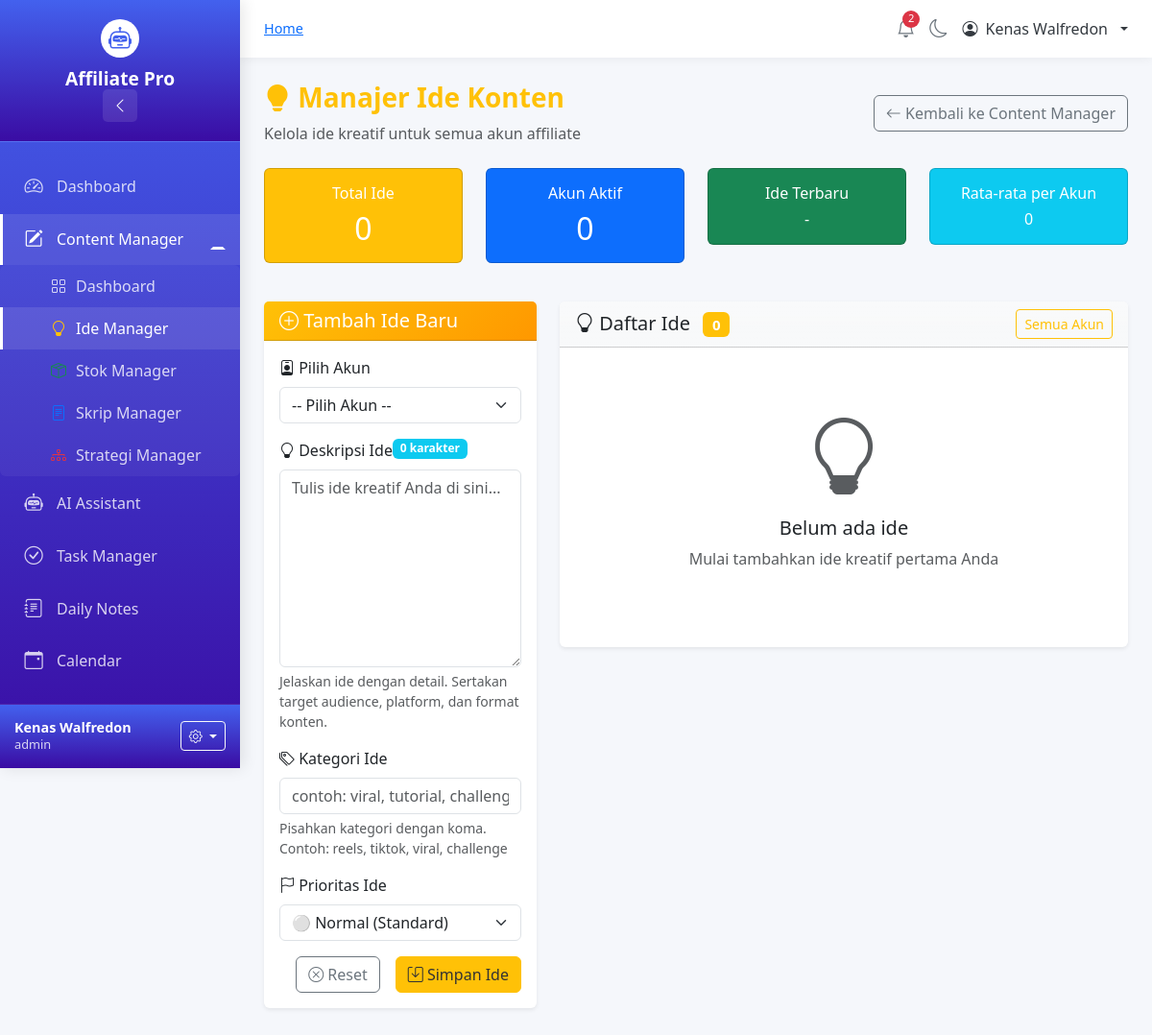
The app's page /ide-manager (signed in), older data.
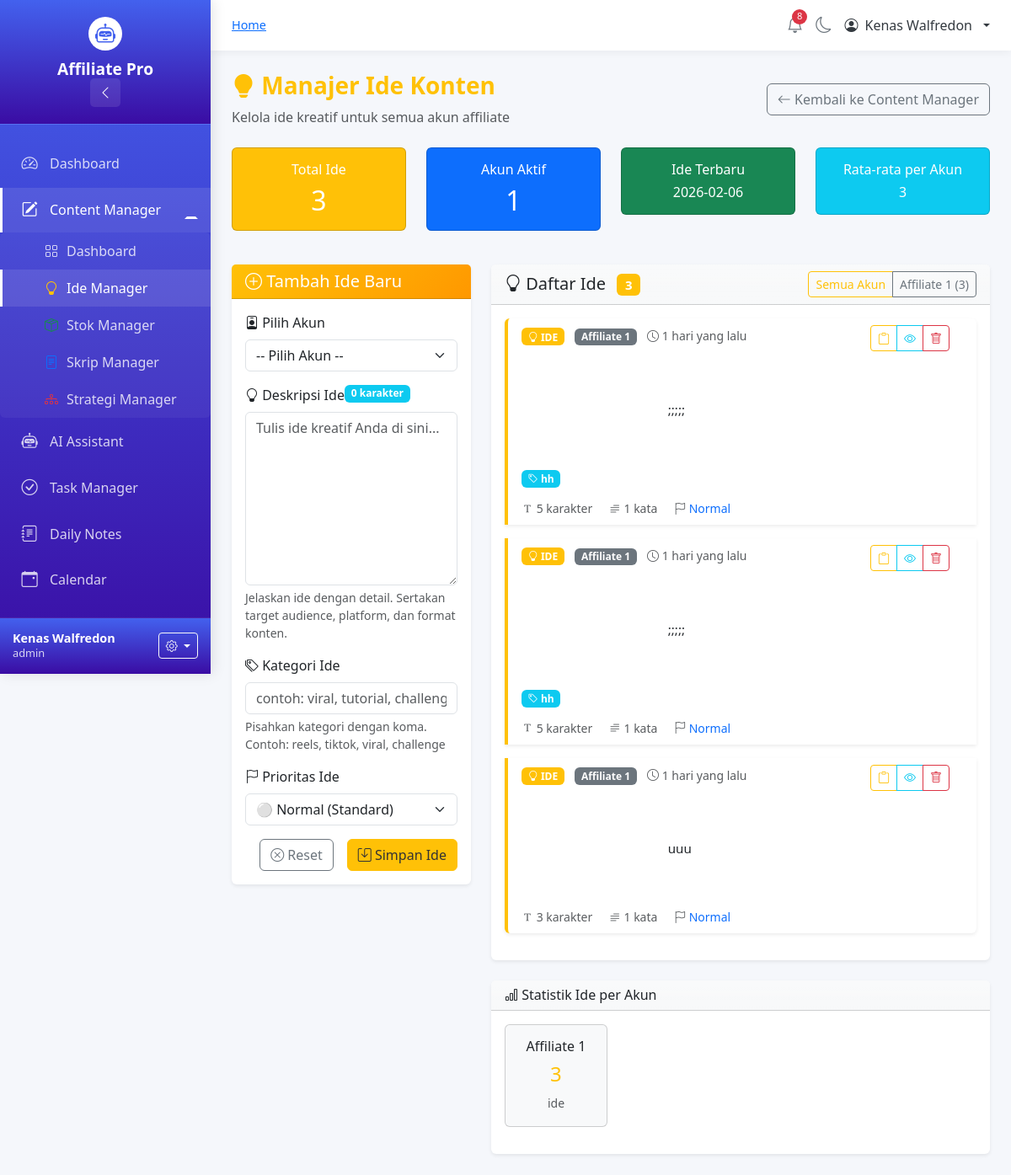
The same page, newer data.
### tables this page shows
CREATE TABLE content (
            id INTEGER PRIMARY KEY AUTOINCREMENT,
            account TEXT NOT NULL,
            category TEXT NOT NULL,
            text TEXT NOT NULL,
            created_at TIMESTAMP DEFAULT CURRENT_TIMESTAMP,
            updated_at TIMESTAMP DEFAULT CURRENT_TIMESTAMP,
            tags TEXT,
            priority TEXT DEFAULT 'normal',
            status TEXT DEFAULT 'active'
        );

### app.py (the view, shortened to what this page needs)
@app.route("/ide-manager", methods=["GET", "POST"])
@login_required
def ide_manager():
    conn = get_db()
    c = conn.cursor()
    c.execute("""
        SELECT id, account, text, created_at, tags, priority
        FROM content
        WHERE category='Ide'
        ORDER BY created_at DESC
    """)
    ide_data = c.fetchall()
    c.execute("""
        SELECT account, COUNT(*) as count
        FROM content
        WHERE category='Ide'
        GROUP BY account
        ORDER BY count DESC
    """)
    ide_counts = c.fetchall()
    conn.close()
    return render_template("ide_manager.html",
                         ide_data=ide_data,
                         ide_counts=ide_counts,
                         accounts=ACCOUNTS)

### app.py (called while the page is built)
def get_db():
    conn = sqlite3.connect("database.db")
    conn.row_factory = sqlite3.Row
    return conn

def login_required(f):
    @wraps(f)
    def decorated_function(*args, **kwargs):
        if not session.get("login"):
            flash("Silakan login terlebih dahulu", "warning")
            return redirect("/")
        return f(*args, **kwargs)
    return decorated_function

### templates/ide_manager.html (shortened to what the changed rows need)
{% extends "base.html" %}
{% block content %}
<div class="ide-manager">
    <div class="row mb-4">
        <div class="col">
            <div class="d-flex justify-content-between align-items-center">
                <div>
                    <h1 class="h3 fw-bold text-warning">
                        <i class="bi bi-lightbulb-fill"></i> Manajer Ide Konten
                    </h1>
                </div>
            </div>
        </div>
    </div>
    <div class="row mb-4">
        <div class="col-md-3 mb-3">
            <div class="card bg-warning text-white">
                <div class="card-body text-center">
                    <h6 class="card-title">Total Ide</h6>
                    <h2 class="mb-0">{{ ide_data|length }}</h2>
                </div>
            </div>
        </div>
        <div class="col-md-3 mb-3">
            <div class="card bg-primary text-white">
                <div class="card-body text-center">
                    <h6 class="card-title">Akun Aktif</h6>
                    <h2 class="mb-0">{{ ide_counts|length }}</h2>
                </div>
            </div>
        </div>
        <div class="col-md-3 mb-3">
            <div class="card bg-success text-white">
                <div class="card-body text-center">
                    <h6 class="card-title">Ide Terbaru</h6>
                    <h6 class="mb-0">
                        {% if ide_data %}
                            {{ ide_data[0][3][:10] if ide_data[0][3] else '-' }}
                        {% else %}
                            -
                        {% endif %}
                    </h6>
                </div>
            </div>
        </div>
        <div class="col-md-3 mb-3">
            <div class="card bg-info text-white">
                <div class="card-body text-center">
                    <h6 class="card-title">Rata-rata per Akun</h6>
                    <h6 class="mb-0">
                        {% if ide_data|length > 0 and ide_counts|length > 0 %}
                            {{ (ide_data|length / ide_counts|length)|round|int }}
                        {% else %}
                            0
                        {% endif %}
                    </h6>
                </div>
            </div>
        </div>
    </div>
    <div class="row">
        <div class="col-lg-8">
            <div class="card shadow-sm border-0">
                <div class="card-header bg-gradient bg-light d-flex justify-content-between align-items-center">
                    <h5 class="mb-0">
                        <i class="bi bi-lightbulb"></i> Daftar Ide
                        <span class="badge bg-warning ms-2">{{ ide_data|length }}</span>
                    </h5>
                    <div class="btn-group">
                        <button class="btn btn-sm btn-outline-warning" onclick="filterByAccount('all')">
                            Semua Akun
                        </button>
                        {% for count in ide_counts %}
                        <button class="btn btn-sm btn-outline-secondary" onclick="filterByAccount('{{ count[0] }}')">
                            {{ count[0] }} ({{ count[1] }})
                        </button>
                        {% endfor %}
                    </div>
                </div>
                <div class="card-body">
                    {% if ide_data %}
                    <div class="list-group" id="ideList">
                        {% for item in ide_data %}
                        <div class="list-group-item border-0 mb-3 shadow-sm ide-item"
                             data-account="{{ item[1] }}"
                             data-date="{{ item[3] }}"
                             data-priority="{{ item[5] }}">
                            <div class="d-flex justify-content-between align-items-start">
                                <div class="flex-grow-1 me-3">
                                    <div class="d-flex justify-content-between align-items-start mb-2">
                                        <div>
                                            <span class="badge bg-warning me-2">
                                                <i class="bi bi-lightbulb"></i> IDE
                                            </span>
                                            <span class="badge bg-secondary">
                                                {{ item[1] }}
                                            </span>
                                            <small class="text-muted ms-2">
                                                <i class="bi bi-clock"></i> {{ item[3]|calculate_time_ago }}
                                            </small>
                                        </div>
                                        <div class="btn-group btn-group-sm">
                                            <button class="btn btn-outline-warning btn-sm copy-btn"
                                                    data-content="{{ item[2] }}">
                                                <i class="bi bi-clipboard"></i>
                                            </button>
                                            <button class="btn btn-outline-info btn-sm preview-btn"
                                                    data-content="{{ item[2] }}">
                                                <i class="bi bi-eye"></i>
                                            </button>
                                            <a href="{{ url_for('delete_ide', id=item[0]) }}"
                                               class="btn btn-outline-danger btn-sm"
                                               onclick="return confirm('Hapus ide ini?')">
                                                <i class="bi bi-trash"></i>
                                            </a>
                                        </div>
                                    </div>
                                    <div class="ide-content mb-2">
                                        {% if item[2]|length > 300 %}
                                            <span class="short-text" id="short-{{ item[0] }}">
                                                {{ item[2][:300] }}...
                                                <a href="javascript:void(0)" class="read-more" onclick="toggleReadMore({{ item[0] }})">
                                                    <i class="bi bi-chevron-down"></i> Baca selengkapnya
                                                </a>
                                            </span>
                                            <span class="full-text" id="full-{{ item[0] }}" style="display: none;">
                                                {{ item[2] }}
                                                <a href="javascript:void(0)" class="read-less" onclick="toggleReadLess({{ item[0] }})">
                                                    <i class="bi bi-chevron-up"></i> Sembunyikan
                                                </a>
                                            </span>
                                        {% else %}
                                            {{ item[2] }}
                                        {% endif %}
                                    </div>
                                    {% if item[4] %}
                                    <div class="tags-container mt-2">
                                        {% set tags = item[4].split(',') %}
                                        {% for tag in tags %}
                                            {% if tag.strip() %}
                                            <span class="badge bg-info me-1 mb-1">
                                                <i class="bi bi-tag"></i> {{ tag.strip() }}
                                            </span>
                                            {% endif %}
                                        {% endfor %}
                                    </div>
                                    {% endif %}
                                    <div class="content-stats mt-2">
                                        <small class="text-muted me-3">
                                            <i class="bi bi-fonts"></i> {{ item[2]|length }} karakter
                                        </small>
                                        <small class="text-muted me-3">
                                            <i class="bi bi-text-paragraph"></i>
                                            {% set words = item[2].split() %}
                                            {{ words|length }} kata
                                        </small>
                                        <small class="text-muted">
                                            <i class="bi bi-flag"></i>
                                            {% if item[5] == 'urgent' %}
                                                <span class="text-success">Urgent</span>
                                            {% elif item[5] == 'important' %}
                                                <span class="text-warning">Penting</span>
                                            {% elif item[5] == 'low' %}
                                                <span class="text-secondary">Rendah</span>
                                            {% else %}
                                                <span class="text-primary">Normal</span>
                                            {% endif %}
                                        </small>
                                    </div>
                                </div>
                            </div>
                        </div>
                        {% endfor %}
                    </div>
                    {% else %}
                    <div class="text-center py-5">
                        <i class="bi bi-lightbulb display-1 text-muted"></i>
                        <h5 class="mt-3">Belum ada ide</h5>
                        <p class="text-muted">Mulai tambahkan ide kreatif pertama Anda</p>
                    </div>
                    {% endif %}
                </div>
            </div>
            {% if ide_counts %}
            <div class="card shadow-sm border-0 mt-4">
                <div class="card-header bg-gradient bg-light">
                    <h6 class="mb-0">
                        <i class="bi bi-bar-chart"></i> Statistik Ide per Akun
                    </h6>
                </div>
                <div class="card-body">
                    <div class="row">
                        {% for count in ide_counts %}
                        <div class="col-md-3 mb-3">
                            <div class="card bg-light">
                                <div class="card-body text-center">
                                    <h6 class="card-title text-truncate">{{ count[0] }}</h6>
                                    <h4 class="text-warning">{{ count[1] }}</h4>
                                    <small class="text-muted">ide</small>
                                </div>
                            </div>
                        </div>
                        {% endfor %}
                    </div>
                </div>
            </div>
            {% endif %}
        </div>
    </div>
</div>
{% endblock %}

Row changes from the older to the newer data that the page shows:
added content: created_at "2026-02-06", account "Affiliate 1", id "3", created_at "1 hari yang lalu", text ";;;;;", strip "hh", item "5", words "1", priority "Normal"
added content: account "Affiliate 1", created_at "1 hari yang lalu", text ";;;;;", strip "hh", item "5", words "1", priority "Normal"
added content: account "Affiliate 1", created_at "1 hari yang lalu", text "uuu", item "3", words "1", priority "Normal"
Text that changed along with them:
{{ unread_notifications }}: "2" → "8"
{{ ide_data|length }}: "0" → "3"
{{ ide_counts|length }}: "0" → "1"
{{ (ide_data|length / ide_counts|length)|round|int }}: (not shown) → "3"
text no longer shown: "- 0 Belum ada ide Mulai tambahkan ide kreatif pertama Anda"
text now shown: "Statistik Ide per Akun"
